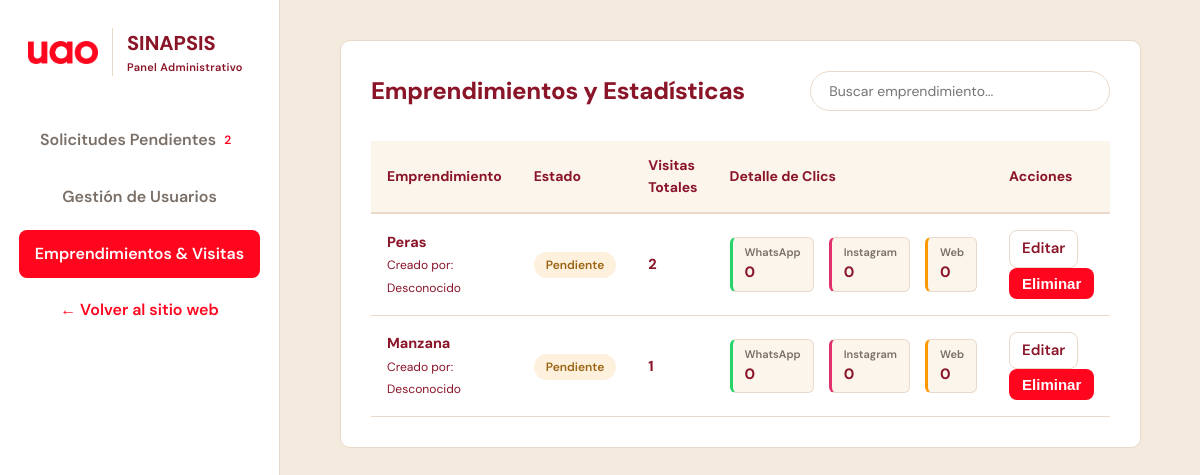
Page /panel/emprendimientos/ (signed in) on the earlier database version.
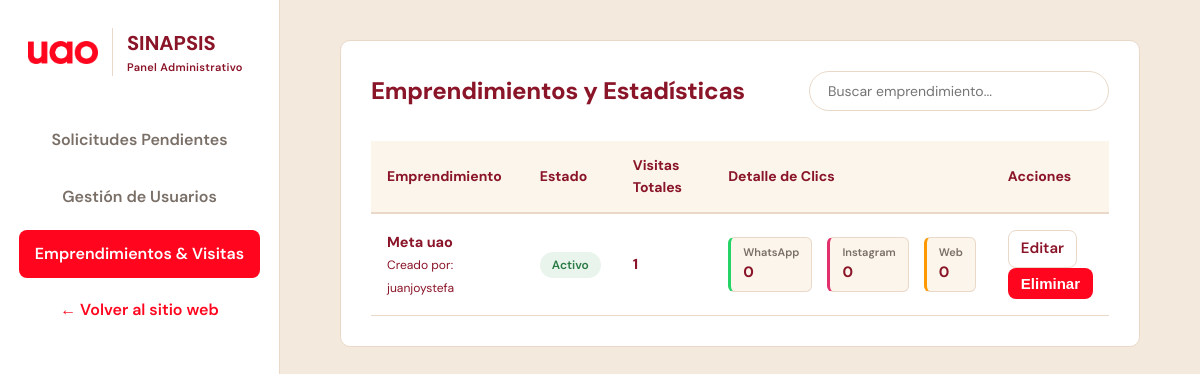
Same page on the later database version.
### modulos/emprendimientos/models.py (models this page shows, shortened)
class Emprendimiento(models.Model):
    ESTADOS = (
        ('pendiente', 'Pendiente'),
        ('activo', 'Activo'),
        ('rechazado', 'Rechazado'),
    )
    idEmprendimiento = models.AutoField(primary_key=True)
    nombre = models.CharField(max_length=100)
    descripcion = models.TextField(blank=True, null=True, max_length=1000) # Para que el admin sepa de qué trata
    creador = models.ForeignKey(User, on_delete=models.SET_NULL, null=True, blank=True, related_name="emprendimientos")
    estado = models.CharField(max_length=20, choices=ESTADOS, default='pendiente')
    fecha_creacion = models.DateTimeField(auto_now_add=True)
    link_whatsapp = models.CharField(max_length=20, blank=True, null=True, help_text="Solo números")
    link_instagram = models.URLField(blank=True, null=True)
    logo = models.ImageField(upload_to='emprendimientos/logos/', null=True, blank=True)
    totalVistas = models.IntegerField(default=0)
    vistas_wa = models.IntegerField(default=0)
    vistas_ig = models.IntegerField(default=0)
    vistas_web = models.IntegerField(default=0)

### modulos/emprendimientos/views.py (the view)
# urls.py: path("panel/emprendimientos/", views.admin_emprendimientos, name="admin_emprendimientos"),
@login_required
def admin_emprendimientos(request):
    if request.user.perfil.rol != 'admin':
        return redirect('inicio')
    query = request.GET.get('q', '')
    todos_emprendimientos = Emprendimiento.objects.all().order_by("-totalVistas")
    if query:
        todos_emprendimientos = todos_emprendimientos.filter(nombre__icontains=query)
    cantidad_pendientes = Emprendimiento.objects.filter(estado='pendiente').count()
    return render(request, "admin/admin_emprendimientos.html", {
        "emprendimientos": todos_emprendimientos,
        "query": query,
        "cantidad_pendientes": cantidad_pendientes
    })

### templates/admin/admin_emprendimientos.html (shortened to what this page needs)
{% extends 'admin/base_admin.html' %}
{% block contenido_admin %}
<section id="emprendimientos" class="admin-section">
    <div class="section-header">
        <h2>Emprendimientos y Estadísticas</h2>
        <div class="search-bar">
            <form method="GET" action="">
                <input type="text" name="q" value="{{ query }}" placeholder="Buscar emprendimiento...">
            </form>
        </div>
    </div>
    <div class="table-responsive">
        <table class="admin-table table-hover">
            <thead>
                <tr>
                    <th>Emprendimiento</th>
                    <th>Estado</th>
                    <th>Visitas Totales</th>
                    <th>Detalle de Clics</th>
                    <th>Acciones</th>
                </tr>
            </thead>
            <tbody>
                {% for emp in emprendimientos %}
                <tr>
                    <td>
                        <b>{{ emp.nombre }}</b><br>
                        <small class="text-muted">Creado por: {{ emp.creador.username|default:"Desconocido" }}</small>
                    </td>
                    <td>
                        {% if emp.estado == 'activo' %}
                            <span class="pill pill-open">Activo</span>
                        {% elif emp.estado == 'pendiente' %}
                            <span class="pill pill-soon">Pendiente</span>
                        {% else %}
                            <span class="pill pill-closed">Rechazado</span>
                        {% endif %}
                    </td>
                    <td class="stat-total">{{ emp.totalVistas }}</td>
                    <td>
                        <div class="stats-breakdown">
                            <div class="stat-item wa">
                                <small>WhatsApp</small>
                                <b>{{ emp.vistas_wa }}</b>
                            </div>
                            <div class="stat-item ig">
                                <small>Instagram</small>
                                <b>{{ emp.vistas_ig }}</b>
                            </div>
                            <div class="stat-item web">
                                <small>Web</small>
                                <b>{{ emp.vistas_web }}</b>
                            </div>
                        </div>
                    </td>
                    <td>
                        <div class="d-flex gap-2">
                            <a href="{% url 'editar_emprendimiento' emp.idEmprendimiento %}?next={{ request.path }}" class="btn btn-sm" style="border: 1px solid var(--borde); color: var(--tinta); font-weight: 600; padding: 6px 12px; border-radius: 8px;">Editar</a>
                            <form action="{% url 'eliminar_emprendimiento' emp.idEmprendimiento %}?next={{ request.path }}" method="POST" onsubmit="return confirm('¿Seguro que deseas eliminar este emprendimiento?');" style="margin: 0;">
                                <button type="submit" class="btn btn-sm" style="background-color: var(--rojo); color: white; font-weight: 600; padding: 6px 12px; border-radius: 8px;">Eliminar</button>
                            </form>
                        </div>
                    </td>
                </tr>
                {% endfor %}
            </tbody>
        </table>
    </div>
</section>
{% endblock %}

### templates/admin/base_admin.html (shortened to what this page needs)
{% load static %}
<!DOCTYPE html>
<html lang="es">
<head>
    <link rel="stylesheet" href="{% static 'css/stylesLanding.css' %}">
    <link rel="stylesheet" href="{% static 'css/adminStyles.css' %}">
</head>
<body class="admin-body">
    <aside class="admin-sidebar">
        <a href="{% url 'inicio' %}">
            <div class="brand">
                <img class="logo-img" src="{% static 'img/uao-color.png' %}" alt="Logo UAO">
                <div>SINAPSIS<small>Panel Administrativo</small></div>
            </div>
        </a>
        <nav class="sidebar-nav">
            <a href="{% url 'admin_pendientes' %}"
                class="{% if request.resolver_match.url_name == 'admin_pendientes' %}active{% endif %}">
                Solicitudes Pendientes
                {% if cantidad_pendientes > 0 %}
                    <span class="badge">{{ cantidad_pendientes }}</span>
                {% endif %}
            </a>
            <a href="{% url 'admin_usuarios' %}"
                class="{% if request.resolver_match.url_name == 'admin_usuarios' %}active{% endif %}">
                Gestión de Usuarios
            </a>
            <a href="{% url 'admin_emprendimientos' %}"
                class="{% if request.resolver_match.url_name == 'admin_emprendimientos' %}active{% endif %}">
                Emprendimientos & Visitas
            </a>
            <a href="{% url 'inicio' %}" class="back-link">← Volver al sitio web</a>
        </nav>
    </aside>
    <main class="admin-main">
        {% block contenido_admin %}{% endblock %}
    </main>
</body>
</html>

### static/css/stylesLanding.css (style rules this page uses)
:root { --rojo: #FF051E; --rojo-oscuro: #AC0B32; --tinta: #8A1428; --hueso: #FBF5EC; --niebla: #F3E9DC; --chispa: #FE9800; --texto-suave: #7a6f67; --borde: #EAD9C9; --radio: 10px; --maxw: 1180px; }
* { box-sizing: border-box; }
html { scroll-behavior: smooth; }
body { margin: 0; background: var(--hueso); color: var(--tinta); font-family: 'DM Sans', sans-serif; font-weight: 400; font-size: 16px; line-height: 1.55; -webkit-font-smoothing: antialiased; }
h1, h2, h3, h4 { font-family: 'DM Sans', sans-serif; font-weight: 800; margin: 0; letter-spacing: -0.01em; }
a { color: inherit; text-decoration: none; }
img { max-width: 100%; display: block; }
nav { max-width: var(--maxw); margin: 0 auto; padding: 16px 28px; display: flex; align-items: center; justify-content: space-between; }
.brand { display: flex; align-items: center; gap: 14px; font-family: 'DM Sans', sans-serif; font-weight: 800; font-size: 20px; }
.brand .logo-img { width: 70px; height: auto; flex-shrink: 0; display: block; }
.brand small { display: block; font-family: 'DM Sans', sans-serif; font-weight: 600; font-size: 11px; color: var(--tinta); letter-spacing: .03em; }
.btn { padding: 13px 24px; border-radius: 999px; font-weight: 600; font-size: 15px; display: inline-flex; align-items: center; gap: 8px; border: 1px solid transparent; transition: transform .15s ease, background .15s ease; }
section { padding: 86px 0; }
.pill { font-size: 12px; font-weight: 600; padding: 5px 12px; border-radius: 999px; white-space: nowrap; }
.pill-open { background: #E9F4EC; color: #2A7A45; }

### static/css/adminStyles.css (style rules this page uses)
.admin-body { display: flex; min-height: 100vh; background-color: var(--niebla); }
.admin-sidebar { width: 280px; background-color: #fff; border-right: 1px solid var(--borde); position: fixed; height: 100vh; padding: 28px 0; display: flex; flex-direction: column; }
.admin-sidebar .brand { padding: 0 28px; margin-bottom: 40px; }
.sidebar-nav { display: flex; flex-direction: column; gap: 8px; padding: 0 16px; }
.sidebar-nav a { padding: 12px 16px; border-radius: 8px; font-weight: 600; color: var(--texto-suave); display: flex; justify-content: space-between; align-items: center; transition: background 0.2s, color 0.2s; }
.sidebar-nav a.active { background-color: var(--rojo); color: #fff; }
.sidebar-nav a.back-link { margin-top: auto; color: var(--rojo); }
.admin-main { flex: 1; margin-left: 280px; padding: 40px 60px; }
.admin-section { background: #fff; border-radius: var(--radio); border: 1px solid var(--borde); padding: 30px; margin-bottom: 40px; }
.section-header { display: flex; justify-content: space-between; align-items: center; margin-bottom: 30px; }
.section-header h2 { font-size: 24px; color: var(--tinta); }
.search-bar input { padding: 10px 18px; border: 1px solid var(--borde); border-radius: 999px; width: 300px; font-family: inherit; font-size: 14px; outline: none; transition: border-color 0.2s; }
.table-responsive { overflow-x: auto; }
.admin-table { width: 100%; border-collapse: collapse; }
.admin-table th { text-align: left; padding: 14px 16px; background-color: var(--hueso); color: var(--tinta); font-weight: 700; font-size: 14px; border-bottom: 2px solid var(--borde); }
.admin-table td { padding: 16px; border-bottom: 1px solid var(--borde); font-size: 14.5px; vertical-align: middle; }
.stat-total { font-weight: 800; font-size: 18px; color: var(--tinta); }
.stats-breakdown { display: flex; gap: 15px; }
.stat-item { display: flex; flex-direction: column; padding: 6px 12px; border-radius: 6px; background: var(--hueso); border: 1px solid var(--borde); }
.stat-item small { font-size: 11px; color: var(--texto-suave); font-weight: 600; }
.stat-item b { font-size: 15px; color: var(--tinta); }
.stat-item.wa { border-left: 3px solid #25D366; }
.stat-item.ig { border-left: 3px solid #E1306C; }
.stat-item.web { border-left: 3px solid var(--chispa); }

Differences in the rows shown:
removed Emprendimiento: nombre "Peras", creador.username "Desconocido", estado "Pendiente", totalVistas "2", vistas_wa "0", vistas_ig "0", vistas_web "0"
removed Emprendimiento: nombre "Manzana", creador.username "Desconocido", estado "Pendiente", totalVistas "1", vistas_wa "0", vistas_ig "0", vistas_web "0"
added Emprendimiento: nombre "Meta uao", creador.username "juanjoystefa", estado "Activo", totalVistas "1", vistas_wa "0", vistas_ig "0", vistas_web "0"
Other differences:
{{ cantidad_pendientes }}: "2" → (not shown)
